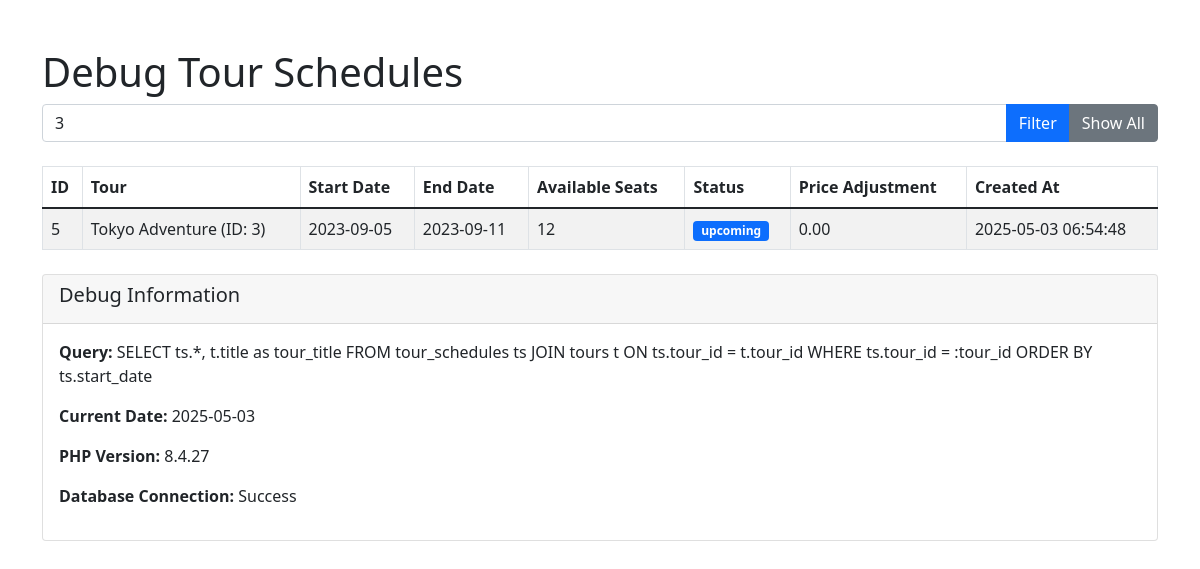
The app's page /debug-schedules.php?tour_id=3 (signed in) with its own data.
### tables this page shows
CREATE TABLE IF NOT EXISTS tour_schedules (
    schedule_id INT AUTO_INCREMENT PRIMARY KEY,
    tour_id INT NOT NULL,
    start_date DATE NOT NULL,
    end_date DATE NOT NULL,
    available_seats INT NOT NULL,
    guide_name VARCHAR(100),
    price_adjustment DECIMAL(10, 2) DEFAULT 0.00,  
    status ENUM('upcoming', 'ongoing', 'completed', 'cancelled') DEFAULT 'upcoming',
    created_at DATETIME DEFAULT CURRENT_TIMESTAMP,
    updated_at DATETIME DEFAULT CURRENT_TIMESTAMP ON UPDATE CURRENT_TIMESTAMP,
    FOREIGN KEY (tour_id) REFERENCES tours(tour_id) ON DELETE CASCADE
);

CREATE TABLE IF NOT EXISTS tours (
    tour_id INT AUTO_INCREMENT PRIMARY KEY,
    title VARCHAR(100) NOT NULL,
    description TEXT NOT NULL,
    destination_id INT,
    price DECIMAL(10, 2) NOT NULL,
    duration INT NOT NULL,  
    max_people INT NOT NULL,
    inclusions TEXT,
    exclusions TEXT,
    image VARCHAR(255),
    is_featured BOOLEAN DEFAULT FALSE,
    is_active BOOLEAN DEFAULT TRUE,
    admin_id INT DEFAULT NULL,
    created_at DATETIME DEFAULT CURRENT_TIMESTAMP,
    updated_at DATETIME DEFAULT CURRENT_TIMESTAMP ON UPDATE CURRENT_TIMESTAMP,
    FOREIGN KEY (destination_id) REFERENCES destinations(destination_id) ON DELETE SET NULL,
    FOREIGN KEY (admin_id) REFERENCES users(user_id) ON DELETE SET NULL
);

### debug-schedules.php (the view, shortened to what this page needs)
<?php
$database = new Database();
$db = $database->getConnection();
$tour_id = isset($_GET['tour_id']) ? $_GET['tour_id'] : null;
if ($tour_id) {
    $query = "SELECT ts.*, t.title as tour_title
              FROM tour_schedules ts
              JOIN tours t ON ts.tour_id = t.tour_id
              WHERE ts.tour_id = :tour_id
              ORDER BY ts.start_date";
    $stmt = $db->prepare($query);
    $stmt->bindParam(":tour_id", $tour_id);
} else {
    $query = "SELECT ts.*, t.title as tour_title
              FROM tour_schedules ts
              JOIN tours t ON ts.tour_id = t.tour_id
              ORDER BY ts.start_date";
    $stmt = $db->prepare($query);
}
$stmt->execute();
$schedules = $stmt->fetchAll(PDO::FETCH_ASSOC);
?>
<!DOCTYPE html>
<html lang="en">
<head>
    <link href="https://cdn.jsdelivr.net/npm/bootstrap@5.1.3/dist/css/bootstrap.min.css" rel="stylesheet">
</head>
<body>
    <div class="container mt-5">
        <h1>Debug Tour Schedules</h1>
        <form action="" method="get" class="mb-4">
            <div class="input-group">
                <input type="text" name="tour_id" class="form-control" placeholder="Enter Tour ID" value="<?php echo $tour_id; ?>">
                <button type="submit" class="btn btn-primary">Filter</button>
                <a href="debug-schedules.php" class="btn btn-secondary">Show All</a>
            </div>
        </form>
        <table class="table table-bordered table-striped">
            <thead>
                <tr>
                    <th>ID</th>
                    <th>Tour</th>
                    <th>Start Date</th>
                    <th>End Date</th>
                    <th>Available Seats</th>
                    <th>Status</th>
                    <th>Price Adjustment</th>
                    <th>Created At</th>
                </tr>
            </thead>
            <tbody>
                <?php if (count($schedules) > 0): ?>
                    <?php foreach ($schedules as $schedule): ?>
                        <tr>
                            <td><?php echo $schedule['schedule_id']; ?></td>
                            <td><?php echo $schedule['tour_title']; ?> (ID: <?php echo $schedule['tour_id']; ?>)</td>
                            <td><?php echo $schedule['start_date']; ?></td>
                            <td><?php echo $schedule['end_date']; ?></td>
                            <td><?php echo $schedule['available_seats']; ?></td>
                            <td>
                                <span class="badge bg-<?php
                                    echo $schedule['status'] == 'upcoming' ? 'primary' :
                                        ($schedule['status'] == 'ongoing' ? 'success' :
                                            ($schedule['status'] == 'completed' ? 'secondary' : 'danger'));
                                ?>">
                                    <?php echo $schedule['status']; ?>
                                </span>
                            </td>
                            <td><?php echo $schedule['price_adjustment']; ?></td>
                            <td><?php echo $schedule['created_at']; ?></td>
                        </tr>
                    <?php endforeach; ?>
                <?php else: ?>
                    <tr>
                        <td colspan="8" class="text-center">No schedules found</td>
                    </tr>
                <?php endif; ?>
            </tbody>
        </table>
        <div class="card mt-4">
            <div class="card-header">
                <h5>Debug Information</h5>
            </div>
            <div class="card-body">
                <p><strong>Query:</strong> <?php echo $query; ?></p>
                <p><strong>Current Date:</strong> <?php echo date('Y-m-d'); ?></p>
                <p><strong>PHP Version:</strong> <?php echo phpversion(); ?></p>
                <p><strong>Database Connection:</strong> <?php echo $db ? 'Success' : 'Failed'; ?></p>
            </div>
        </div>
    </div>
</body>
</html>

### records on screen
tour_schedules: schedule_id "5", tour.title "Tokyo Adventure", tour "3", start_date "2023-09-05", end_date "2023-09-11", available_seats "12", status "upcoming", price_adjustment "0.00", created_at "2025-05-03 06:54:48"

### other values on screen
$query "SELECT ts.*, t.title as tour_title FROM tour_schedules ts JOIN tours t ON ts.tour_id = t.tour_id WHERE ts.tour_id = :tour_id ORDER BY ts.start_date"
phpversion() "8.4.27"
